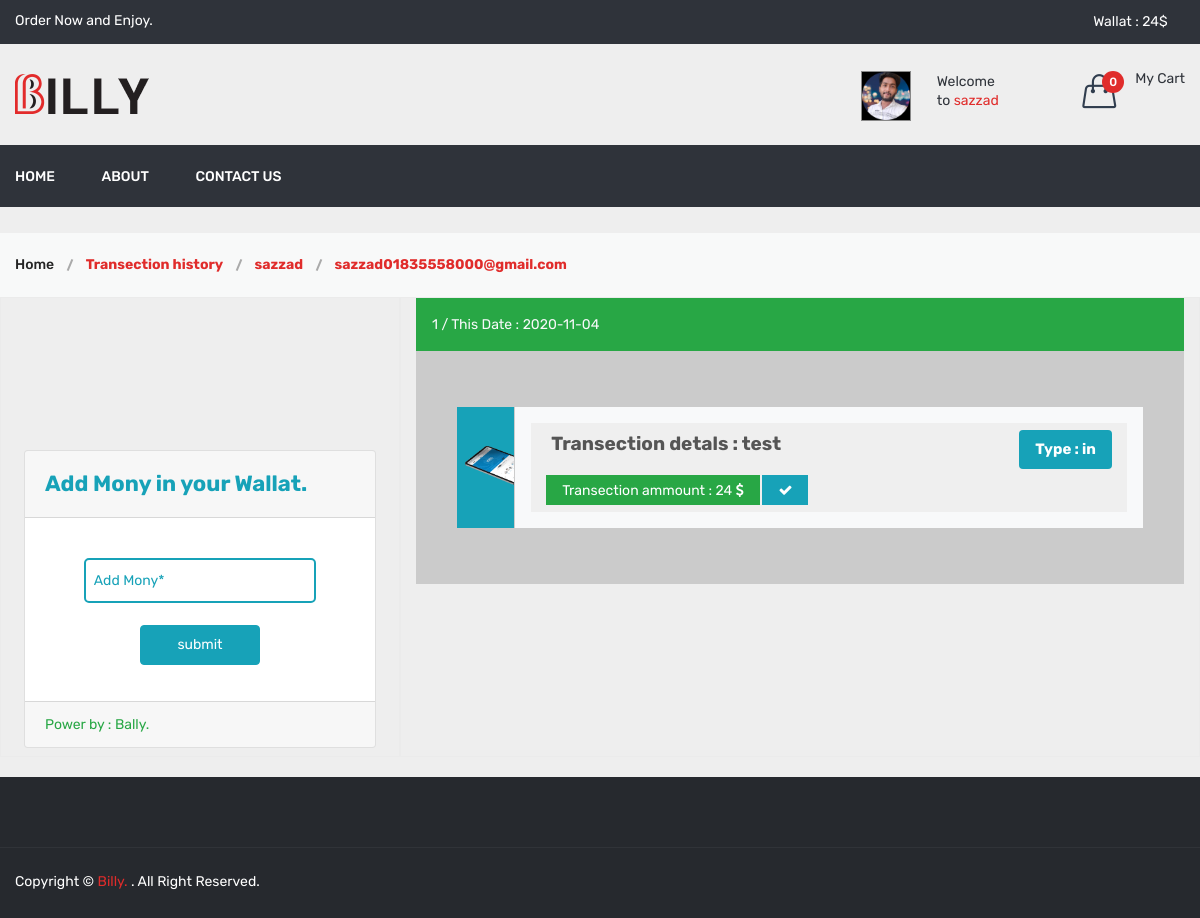
Page /transection_history.php (signed in) on the committed database.
### tables this page shows
CREATE TABLE `user` (
  `id` int(11) NOT NULL,
  `name` varchar(100) NOT NULL,
  `images` varchar(255) NOT NULL,
  `email` varchar(100) NOT NULL,
  `mobile` int(11) NOT NULL,
  `password` varchar(200) NOT NULL,
  `stats` int(11) NOT NULL,
  `email_verify` varchar(120) NOT NULL,
  `raffarl_number` varchar(100) NOT NULL,
  `form_raffer_code` varchar(100) NOT NULL,
  `add_on` date NOT NULL DEFAULT current_timestamp()
);

CREATE TABLE `wallat` (
  `id` int(11) NOT NULL,
  `user_id` int(11) NOT NULL,
  `amount` int(11) NOT NULL,
  `type` enum('in','out') NOT NULL,
  `msg` varchar(500) NOT NULL,
  `Txn_id` varchar(200) NOT NULL,
  `add_on` date NOT NULL DEFAULT current_timestamp()
);

### function.php (called while the page is built, shortened)
	<?php
function GetUserCart(){
	$userid=$_SESSION['USER_ID'];
	global $con;
	$sql=mysqli_query($con,"SELECT `id`, `user_id`, `proudect_id`, `qty`, `add_on` FROM `add_cart` WHERE user_id='$userid'");
	$dataArr=array();
	return $dataArr;
}
function GetAllCartData($attr_id=''){
	$CartArr=array();
	if(isset($_SESSION['USER_ID']) && $_SESSION['USER_ID']>0){
	$GetuserCart=GetUserCart();
	$CartArr=array();
	 		}
	if($attr_id!=''){
		return $CartArr[$attr_id]['qty'];
	}else{
 	 return $CartArr;
	}
}
function wallat_amount_get($user_id){
  global $con;
  $sql=mysqli_query($con,"select * from wallat where user_id='$user_id'");
	$in=0;
	$out=0;
	while($data=mysqli_fetch_assoc($sql)){
		$amt=$data['amount'];
		if($data['type']=='in'){
			$in=$in+$amt;
		}
	}
		 return $in-$out;
}
?>

### transection_history.php (the view, shortened to what this page needs)
<?php
include('header.php');
$err_msg='';
 $user_id=$_SESSION['USER_ID'];
 $sql_order=mysqli_query($con,"SELECT `id`, `user_id`, `amount`, `type`, `msg`, `add_on` FROM `wallat` WHERE user_id='$user_id'");
 ?>
<div class="breadcrumb-area gray-bg">
  <div class="container">
    <div class="breadcrumb-content">
      <ul>
        <li><a href="shop.html">Home</a></li>
        <li class="active"> <strong>Transection history</strong> </li>
        <li class="active"> <strong><?php echo $_SESSION['USER_NAME'] ?></strong> </li>
        <li class="active"> <strong><?php echo $_SESSION['USER_EMAIL'] ?></strong> </li>
      </ul>
    </div>
  </div>
</div>
<div class="container bootdey">
  <div class="row">
    <div class="panel panel-default panel-order col-md-4 col-sm-12">
      <div class="box">
        <div class="my-5 pt-5"></div>
          <div class="login_form p-2 align-middle">
            <div class="card">
              <div class="card-header">
                 <h4 class="mt-2 text-info"><b>Add Mony in your Wallat.</b></h4>
              </div>
               <div class="card-body">
                 <form class="form text-center" method="post">
                   <div class="form-group">
                     <input id="input_mony" class="form-control-sm form-control" type="number" name="add_mony" placeholder="Add Mony* " value="">
                   </div><?php echo $err_msg ?><br>
                   <div class="form-group">
                     <input style="width: 120px;margin-top: -15px;height:40px;border-radius: 4px;" type="submit" class="btn btn-info" name="submit" onfocus=add_data("add_mony") value="submit">
                   </div>
                 </form>
               </div>
               <div class="card-footer text-success"><span>Power by : Bally.</span></div>
            </div>
          </div>
        </div>
    </div>
    <div class="panel panel-default panel-order col-md-8 col-sm-12">
      <?php
      $i=1;
      while($row_sp=mysqli_fetch_assoc($sql_order)){
        $date=$row_sp['add_on'];
        $amount=$row_sp['amount'];
        $msg=$row_sp['msg'];
        $type=$row_sp['type'];
        ?>
        <div class="box">
          <div class="sub_box bg-success m-0 p-3">
            <span class="text-light mr-5"><?php echo $i ?> / This Date : <?php echo $date ?></span>
          </div>
          <div class="panel-body p-5 bg_dark mb-4">
            <div class="row p-2">
              <div class="col-md-1 bg-info"><img style="" class="align-top text-center mb-2" src="media\porto_ipad.png" class="media-object img-thumbnail" alt="sazzad hossain"></div>
              <div class="col-md-11">
                <div class="row  bg-light p-3">
                  <div class="col-md-12">
                    <div class="pull-right"><label class="p-2 px-3 rounded text-white bg-info"><strong>Type : <?php echo $type ?></strong> </label></div>
                    <span><strong class="weight_text">Transection detals : <?php echo $msg ?></strong></span><br><br>
                    <a data-placement="top" class="btn btn-success btn-xs glyphicon glyphicon-ok" href="#" title="View"> Transection ammount : <?php echo $amount ?> <i class="fa fa-dollar"></i></a>
                    <a data-placement="top" class="btn btn-info  btn-xs glyphicon glyphicon-usd" href="#" title="Danger"><i class="fa fa-check"></i></a>
                  </div>
                </div>
              </div>
            </div>
          </div>
        </div>
       <?php
       $i++;
      }
       ?>
    </div>
  </div>
</div>
<?php
include('footer.php');
 ?>

### header.php (shortened to what this page needs)
<?php
include("connection.php");
include("function.php");
$ammount="";
if(isset($_SESSION['USER_ID'])){
  $ammount=wallat_amount_get($_SESSION['USER_ID']);
}
$data=GetAllCartData();
$cartCount=count($data);
 ?>
<!doctype html>
<html class="no-js" lang="zxx">
<head>
  <link rel="stylesheet" href="assets/css/bootstrap.min.css">
  <link rel="stylesheet" href="assets/css/animate.css">
  <link rel="stylesheet" href="assets/css/owl.carousel.min.css">
  <link rel="stylesheet" href="assets/css/slick.css">
  <link rel="stylesheet" href="assets/css/chosen.min.css">
  <link rel="stylesheet" href="assets/css/ionicons.min.css">
  <link rel="stylesheet" href="assets/css/font-awesome.min.css">
  <link rel="stylesheet" href="assets/css/simple-line-icons.css">
  <link rel="stylesheet" href="assets/css/jquery-ui.css">
  <link rel="stylesheet" href="assets/css/meanmenu.min.css">
  <link rel="stylesheet" href="assets/css/sweetalert.css">
  <link rel="stylesheet" href="assets/css/style.css">
  <link rel="stylesheet" href="assets/css/responsive.css">
  <link rel="stylesheet" href="assets/css/custom.css">
</head>
<body>
  <header class="header-area">
    <div class="header-top black-bg">
      <div class="container">
        <div class="row">
          <div class="col-lg-4 col-md-4 col-12 col-sm-4">
            <div class="welcome-area">
              <p>Order Now and Enjoy. </p>
            </div>
          </div>
          <div class="col-lg-8 col-md-8 col-12 col-sm-8">
            <div class="account-curr-lang-wrap f-right">
              <ul>
                <li class="top-hover"><a href="#">Wallat : <?php echo $ammount ?>$<i class="ion-chevron-down"></i></a>
                </li>
              </ul>
            </div>
          </div>
        </div>
      </div>
    </div>
    <div class="header-middle">
      <div class="container">
        <div class="row box_sp_next">
          <div class="col-lg-3 col-md-4 col-12 col-sm-4">
            <div class="logo">
              <a href="shop.php">
                <img alt="" src="assets/img/logo/logo.png">
              </a>
            </div>
          </div>
          <div class="col-lg-9 col-md-8 col-12 col-sm-8">
            <div class="header-middle-right f-right">
              <div class="header-login">
                <a href="login_resister.php">
                  <?php
                  if(isset($_SESSION['USER_ID']) && $_SESSION['USER_ID']!=''){
                   $user_id=$_SESSION['USER_ID'];
                   $name=$_SESSION['USER_NAME'];
                    $sql=mysqli_query($con,"SELECT  `name`, `images`, `email`, `mobile`, `password`, `stats`, `email_verify`, `add_on` FROM `user` WHERE id='$user_id'");
                    $fatch_data=mysqli_fetch_assoc($sql);
                    $images=$fatch_data['images'];
                    ?>
                    <div class="header-icon-style">
                      <div class="account-curr-lang-wrap f-right">
                        <ul>
                          <li class="top-hover">
                            <?php
                            if($images!=''){?>
                              <img class="border-dark ion-chevron-down image-fluid img_dammo_usr" src="media\profile\<?php echo $images ?>" alt="">
                           <?php }else{?>
                              <img class="ion-chevron-down image-fluid img_dammo_usr" src="media\svg\user.svg" alt="">
                          <?php }
                             ?>
                          </li>
                        </ul>
                      </div>
                    </div>
                    <div class="login-text-content">
                      <p>Welcome <br> to <span id='username_sp_update'><?php  echo $name?></span></p>
                    </div>
                <?php }
                   ?>
                </a>
              </div>
              <div class="header-wishlist">
              </div>
              <div class="header-cart">
                <a href="cart.php">
                  <div class="header-icon-style">
                    <i class="icon-handbag icons"></i>
                    <span class="count-style" id="cart_count"><?php echo $cartCount ?></span>
                  </div>
                  <div class="cart-text">
                   <span class="digit">My Cart</span>
                  </div>
                </a>
            </div>
          </div>
        </div>
      </div>
    </div>
    <div class="header-bottom transparent-bar black-bg">
      <div class="container">
        <div class="row">
          <div class="col-lg-12 col-md-12 col-12">
            <div class="main-menu">
              <nav>
                <ul>
                  <li><a href="shop.php">Home</a></li>
                  <li><a href="about_us.php">about</a></li>
                  <li><a href="contact.php">contact us</a></li>
                </ul>
              </nav>
            </div>
          </div>
        </div>
      </div>
    </div>
  </header>

### assets/css/custom.css (style rules this page uses)
.border-dark.ion-chevron-down.image-fluid.img_dammo_usr { border: 1px solid #e02c2b !important; }

### header.php (style rules this page uses)
.border-dark.ion-chevron-down.image-fluid.img_dammo_usr { border: 1px solid #888!important; }
img.img_dammo_usr { width: 50px; }
.row.box_sp_next { margin-bottom: 24px; }

### transection_history.php (style rules this page uses)
input::placeholder { color:#17a2b8 !important; opacity: 1; }
#input_mony { margin-top:20px; border: 2px solid #17a2b8; width: 75%; display: inline; border-radius: 5px; }
body { background: #eee; }
.panel-order .row { border-bottom: 1px solid #ccc; }
.panel-order .row:last-child { border: 0px; }
.panel-order .row .col-md-1 { text-align: center; padding-top: 15px; }
.panel-order .row .col-md-1 img { width: 50px; max-height: 50px; }
.panel-order .row .row { border-bottom: 0; }
.panel-order .row .col-md-11 { border-left: 1px solid #ccc; }
.panel-order .row .row .col-md-12 { padding-top: 7px; padding-bottom: 7px; }
.panel-order .row .row .col-md-12:last-child { font-size: 11px; color: #555; background: #efefef; }
.panel-order .panel-body { padding-top: 0px; padding-bottom: 0px; }
.panel-order .row .col-md-1 img { width: 70px; max-height: 70px; display: flex; margin-top: 24px; margin-left: -7px; }
.weight_text { font-size: 19px; font-weight: 700; padding: 5px; }
.bg_dark { background: #a2a2a275; }

### rows in the picture
user: images (picture)
wallat: add_on "2020-11-04", type "in", msg "test", amount "24"

### other values in the picture
$ammount "24"
$name "sazzad"
$cartCount "0"
$_SESSION['USER_NAME'] "sazzad"
$_SESSION['USER_EMAIL'] "sazzad01835558000@gmail.com"
